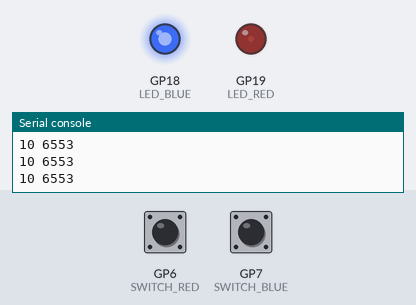
A program run on a simulated Raspberry Pi Pico running MicroPython. Parts: output pins drawn as LEDs (lit = HIGH), the last lines printed to the serial console. Wiring (from the project's diagram.json): red button on GP6, blue button on GP7, blue LED on GP18, red LED on GP19. The test bench sets the inputs (shaded band); at power-on: GP6 (SWITCH_RED) HIGH, GP7 (SWITCH_BLUE) HIGH.

Above: at 1.2 s.
1.3 s: GP6 (SWITCH_RED) pulled LOW for 1 s
At 2.5 s:
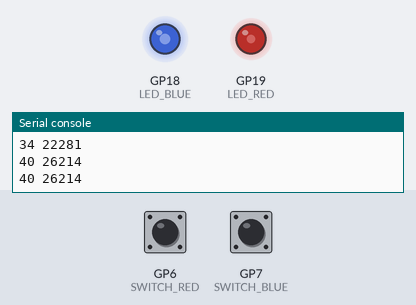
3.8 s: GP7 (SWITCH_BLUE) pulled LOW for 3.2 s
At 6.0 s:
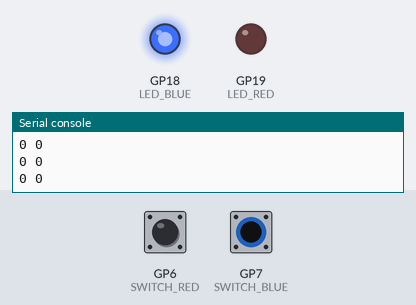
8.5 s: GP6 (SWITCH_RED) pulled LOW for 3.2 s
At 12.6 s:
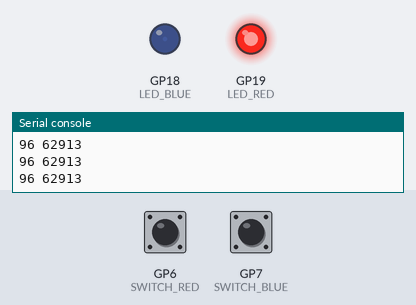
13.2 s: GP6 (SWITCH_RED) pulled LOW for 0.25 s
At 13.9 s:
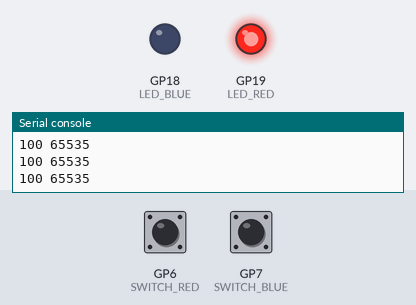
14.9 s: GP7 (SWITCH_BLUE) pulled LOW for 0.25 s
At 15.3 s:
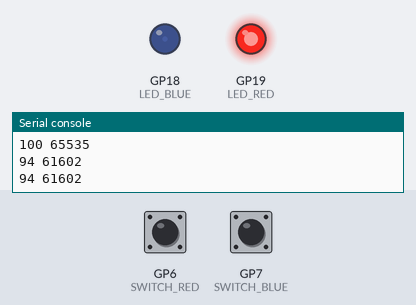
Timing chart, 0 to 17.6 s (numbered marks = the images above; inputs shaded):
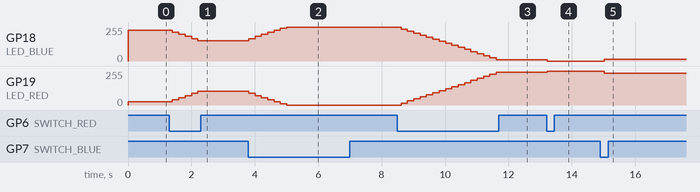

The program:

main.py
```python
import time
from machine import Pin, PWM

STEP_SIZE = 6
PWM_FREQ = 100
PWM_DUTY_MAX = 65535

LED_RED = Pin(19, Pin.OUT)
LED_BLUE = Pin(18, Pin.OUT)
SWITCH_RED = Pin(6, Pin.IN, Pin.PULL_UP)
SWITCH_BLUE = Pin(7, Pin.IN, Pin.PULL_UP)

RED_PWM = PWM(LED_RED, freq=PWM_FREQ)
BLUE_PWM = PWM(LED_BLUE, freq=PWM_FREQ)


def scale_dc(dc_pct):
    return int(dc_pct / 100 * PWM_DUTY_MAX)


current_pct_red = 10

while True:
    if SWITCH_RED.value() == 0:
        current_pct_red += STEP_SIZE
    if SWITCH_BLUE.value() == 0:
        current_pct_red -= STEP_SIZE
    current_pct_red = min(max(current_pct_red, 0), 100)
    RED_PWM.duty_u16(scale_dc(current_pct_red))
    BLUE_PWM.duty_u16(PWM_DUTY_MAX - scale_dc(current_pct_red))

    print(current_pct_red, scale_dc(current_pct_red))

    time.sleep(0.2)
```

Measured:
- after the input at 1.3 s, GP18 (LED_BLUE): moves from 230/255 to 153/255 over 0.80 s, starting after 0.10 s; GP19 (LED_RED): moves from 25/255 to 102/255 over 0.80 s, starting after 0.10 s
- after the input at 3.8 s, GP18 (LED_BLUE): moves from 153/255 to 255/255 over 1.2 s, starting at once; GP19 (LED_RED): moves from 102/255 to 0/255 over 1.2 s, starting at once
- after the input at 8.5 s, GP18 (LED_BLUE): moves from 255/255 to 10/255 over 3.0 s, starting after 0.11 s; GP19 (LED_RED): moves from 0/255 to 245/255 over 3.0 s, starting after 0.11 s
- after the input at 13.2 s, GP18 (LED_BLUE): 10/255 → 0/255 at once; GP19 (LED_RED): 245/255 → 255/255 at once
- after the input at 14.9 s, GP18 (LED_BLUE): 0/255 → 15/255 after 0.12 s; GP19 (LED_RED): 255/255 → 240/255 after 0.12 s
